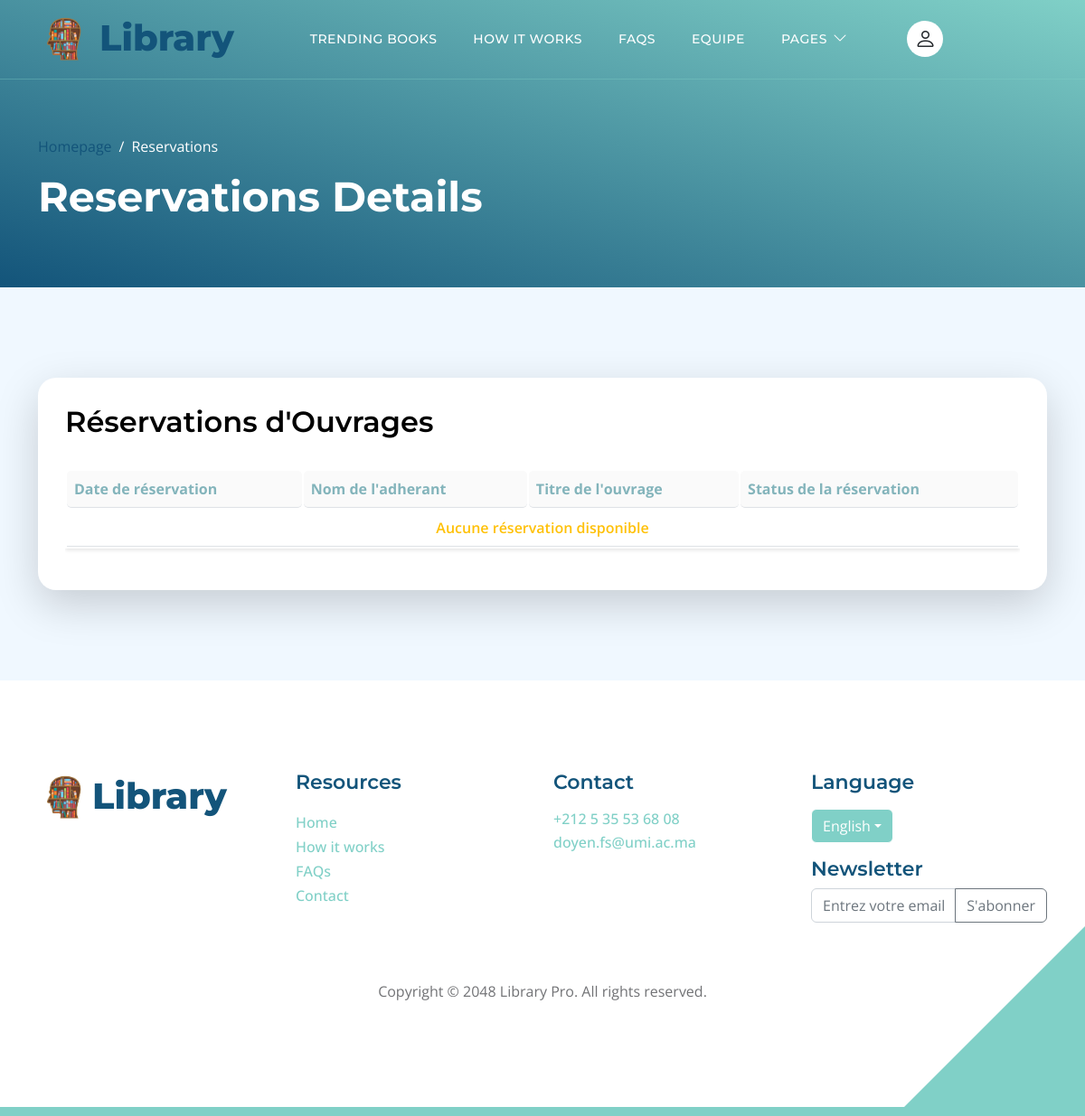
The page /list_reservations/ on the database as committed earlier.
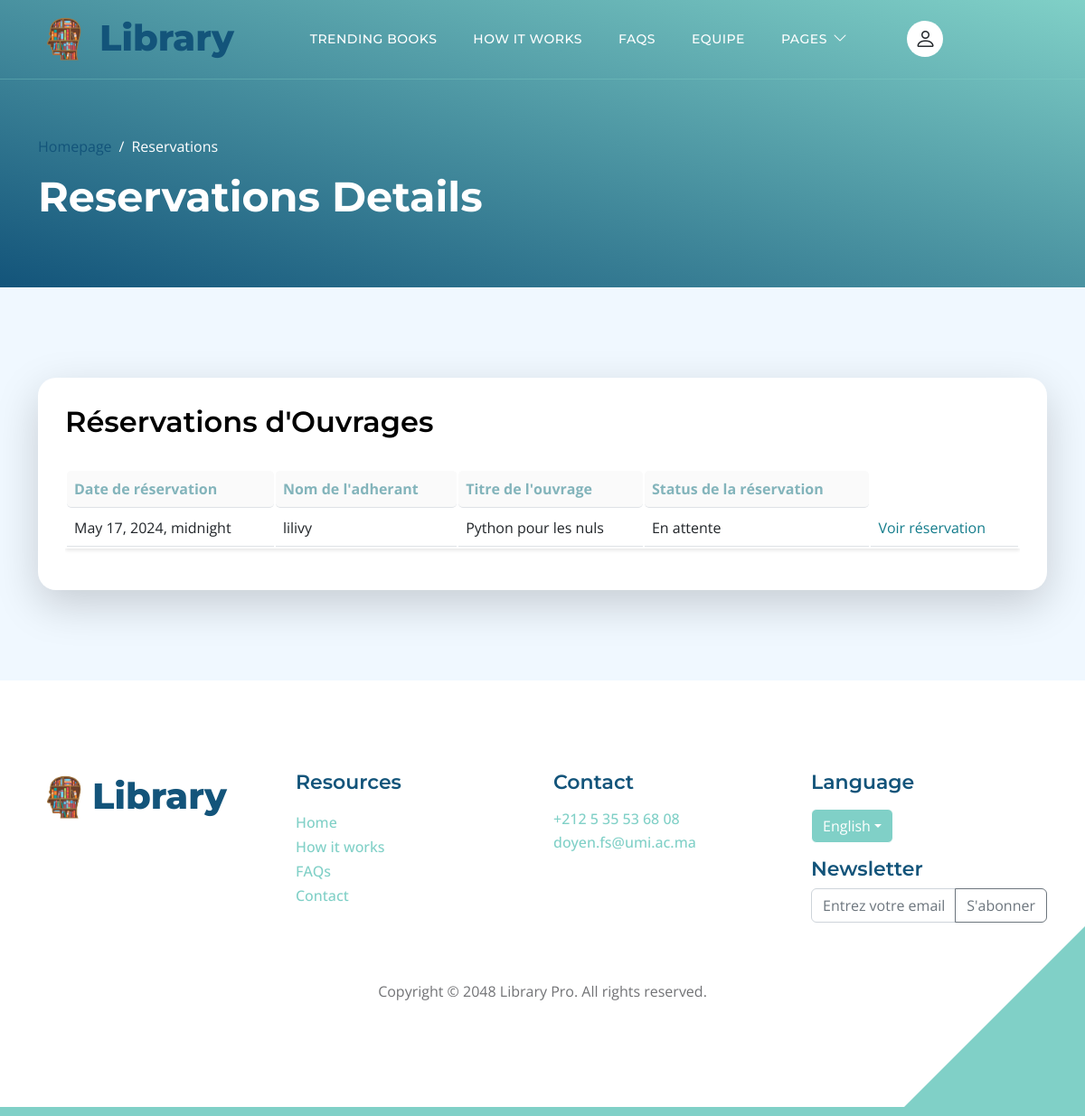
The same page on the database as committed later.
### ouvrages/models.py (models this page shows, shortened)
class Reservation(models.Model):
    id = models.UUIDField(default=uuid.uuid4, unique=True, primary_key=True, editable=False)
    date_demande =  models.DateTimeField(auto_now_add=True)
    date_reservation = models.DateTimeField()
    owner = models.ForeignKey(Profile, on_delete=models.CASCADE, null=True, blank=True)
    ouvrage = models.ForeignKey('Ouvrage', on_delete=models.CASCADE, null=True)  # Lier à Ouvrage
    selected_copy = models.ForeignKey('Exemplaire', on_delete=models.CASCADE, null=True, blank=True)
    STATUT_CHOICES = (
        ('en_attente', 'En attente'),
        ('acceptee', 'Acceptée'),
        ('refusee', 'Refusée'),
    )
    statut = models.CharField(max_length=20, choices=STATUT_CHOICES, default='en_attente')
    date_retour_prevue = models.DateField(null=True, blank=True)

class Ouvrage(models.Model):
    id = models.UUIDField(default=uuid.uuid4, unique=True, primary_key=True, editable=False)
    titre = models.CharField(max_length=200)
    auteurs = models.ManyToManyField('Auteur', blank=True)
    featured_image = models.ImageField(null=True, blank=True, default="default.jpg")
    description = models.TextField(blank=True)
    categories = models.ManyToManyField('Categorie', blank=True)
    recommended = models.BooleanField(default=False, blank=True)
    exemplaires_total = models.IntegerField(default=0, null=True, blank=True)
    vote_total = models.IntegerField(default=0, null=True, blank=True)
    vote_ratio = models.IntegerField(default=0, null=True, blank=True)
    date_achat = models.DateTimeField(auto_now_add=True)
    def __str__(self):
        return self.titre

### adherants/models.py (models this page shows, shortened)
class Profile(models.Model):
    user = models.OneToOneField(User, on_delete=models.CASCADE, null=True, blank=True)
    prenom = models.CharField(max_length=255, blank=True, null=True)
    nom = models.CharField(max_length=255, blank=True, null=True)
    email = models.EmailField(max_length=500, blank=True, null=True)
    username = models.CharField(max_length=200, blank=True, null=True)
    CNI = models.CharField(max_length=200, blank=True, null=True)
    profile_image = models.ImageField(null=True, blank=True, upload_to='profiles/', default="profiles/user-default.png")
    departement = models.CharField(max_length=200, blank=True, null=True)
    filiere = models.CharField(max_length=200, blank=True, null=True)
    CNE = models.CharField(max_length=200, blank=True, null=True)
    semestre = models.CharField(max_length=200, blank=True, null=True)
    sexe = models.CharField(max_length=200, blank=True, null=True)
    phonenumber = models.CharField(max_length=200, blank=True, null=True)
    created = models.DateTimeField(auto_now_add=True)
    id = models.UUIDField(default=uuid.uuid4, unique=True,
                          primary_key=True, editable=False)

### ouvrages/views.py (the view)
# urls.py: path('list_reservations/', views.list_reservations, name='list_reservations'),
def list_reservations(request):
    reservations = Reservation.objects.all()
    return render(request, 'ouvrages/list_reservations.html', {'reservations': reservations})

### ouvrages/templates/ouvrages/list_reservations.html (shortened to what this page needs)
{% extends 'main.html' %}
{% block content %}
{% load static %}
<header class="site-header d-flex flex-column justify-content-center align-items-center">
    <div class="container">
        <div class="row align-items-center">
            <div class="col-lg-12 col-12">
                <nav aria-label="breadcrumb">
                    <ol class="breadcrumb">
                        <li class="breadcrumb-item"><a href="{% url 'ouvrages:index' %}">Homepage</a></li>
                        <li class="breadcrumb-item active" aria-current="page">Reservations</li>
                    </ol>
                </nav>
                <h2 class="text-white">Reservations Details</h2>
            </div>
        </div>
    </div>
</header>
<section class="section-bg section-padding">
    <div class="container">
        <div class="row">
            <div class="col-lg-12 col-12">
                <div class="custom-block bg-white shadow-lg">
                    <div class="d-flex justify-content-between align-items-center mb-4">
                        <h3 class="section-title">Réservations d'Ouvrages</h3>
                    </div>
                    <div class="table-responsive">
                        <table class="table ">
                            <thead >
                                <tr class="th">
                                    <th class="th">Date de réservation</th>
                                    <th class="th">Nom de l'adherant</th>
                                    <th class="th" >Titre de l'ouvrage</th>
                                    <th class="th" >Status de la réservation</th>
                                </tr>
                            </thead>
                            <tbody>
                                {% for reservation in reservations %}
                                <tr>
                                    <td>{{ reservation.date_reservation }}</td>
                                    <td>{{ reservation.owner.username }}</td>
                                    <td>{{ reservation.ouvrage }}</td>
                                    <td>{{ reservation.get_statut_display }}</td>
                                    <td ><a href="{% url 'ouvrages:reservation_detail' reservation.id%}" style="color: #137C8B;">Voir réservation</a></td>
                                </tr>
                                {% empty %}
                                <tr>
                                    <td colspan="5" class="fw-semibold text-center text-warning">Aucune réservation disponible</td>
                                </tr>
                                {% endfor %}
                            </tbody>
                        </table>
                    </div>
                </div>
            </div>
        </div>
    </div>
</section>
{% endblock content%}

Rows that differ between the two databases and show on the page:
added Reservation: date_reservation "May 17, 2024, midnight", owner.username "lilivy", ouvrage "Python pour les nuls", statut "En attente"
Other text that changed with them:
text no longer shown: "Aucune réservation disponible"
